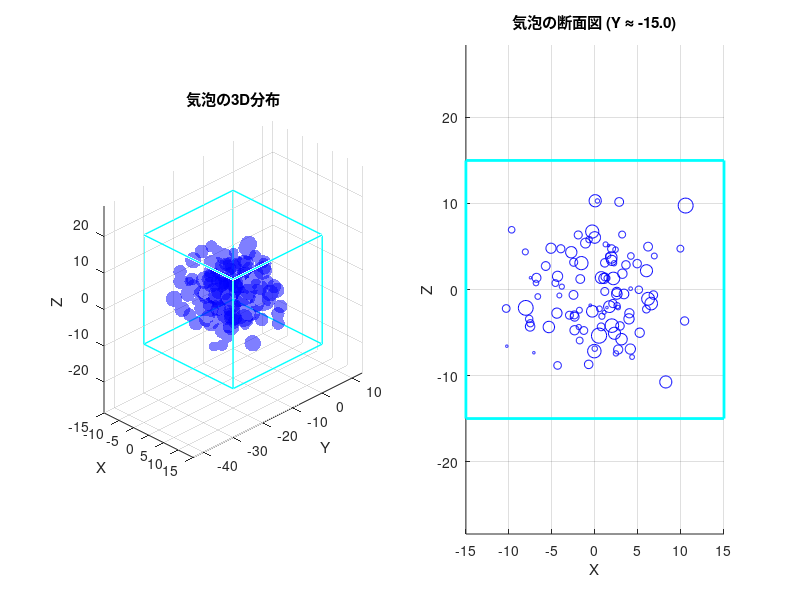

Write the MATLAB code that produced this figure.
%% generate_bubbles_mesh.m
%% 論文 "Realistic Rendering of Ice and Crack Propagations" に基づく気泡生成スクリプト
%% メッシュのバウンディングボックスに合わせて気泡を生成
%%
%% 使用方法:
%% 1. bbox_min, bbox_max を ice.obj のバウンディングボックスに設定
%% 2. このスクリプトをMATLABで実行
%% 3. 生成されたCSVファイルをC++プログラムで読み込む

clear; clc; close all;

%% ============================================
%% パラメータ設定
%% ============================================

% メッシュのバウンディングボックス（C++プログラムの出力を参照）
% スケーリング後の値を使用すること
% 例: ice.obj を scale=10 で読み込んだ場合のバウンディングボックス
bbox_min = [-15, -30, -15];  % 最小座標
bbox_max = [15, 0, 15];      % 最大座標

% バウンディングボックスの中心とサイズ
bbox_center = (bbox_min + bbox_max) / 2;
bbox_size = bbox_max - bbox_min;
min_dim = min(bbox_size);

% 表面からのマージン（気泡が表面に接しないように）
margin_ratio = 0.1;  % バウンディングボックスサイズの10%
margin = margin_ratio * min_dim;

% 分布1: 中心部に集中した高密度の気泡群
num_bubbles_center = 200;            % 中心部の気泡数
pos_std_center = min_dim * 0.15;     % 位置の標準偏差
radius_mean_center = min_dim * 0.015; % 気泡半径の平均
radius_std_center = min_dim * 0.005;  % 気泡半径の標準偏差

% 分布2: 全体に散らばった低密度の気泡群
num_bubbles_spread = 100;            % 散らばった気泡数
pos_std_spread = min_dim * 0.3;      % 位置の標準偏差
radius_mean_spread = min_dim * 0.02;  % 気泡半径の平均
radius_std_spread = min_dim * 0.008;  % 気泡半径の標準偏差

% 気泡半径の制限
min_radius = min_dim * 0.005;
max_radius = min_dim * 0.05;

% 出力ファイル名
output_filename = 'bubbles_mesh.csv';

%% ============================================
%% 気泡生成関数
%% ============================================

function bubbles = generate_bubble_distribution(num_bubbles, bbox_min, bbox_max, ...
                                                 bbox_center, pos_std, ...
                                                 radius_mean, radius_std, ...
                                                 min_radius, max_radius, margin)
    % 正規分布で気泡の位置を生成（中心を原点として）
    positions = randn(num_bubbles, 3) * pos_std;
    positions = positions + bbox_center;
    
    % 正規分布で気泡の半径を生成
    radii = randn(num_bubbles, 1) * radius_std + radius_mean;
    
    % 半径の制限を適用
    radii = max(min(radii, max_radius), min_radius);
    
    % 有効な気泡のみを保持
    valid_bubbles = [];
    
    for i = 1:num_bubbles
        pos = positions(i, :);
        r = radii(i);
        
        % バウンディングボックス内かチェック
        inside = true;
        for j = 1:3
            if pos(j) - r < bbox_min(j) + margin || pos(j) + r > bbox_max(j) - margin
                inside = false;
                break;
            end
        end
        
        if inside
            valid_bubbles = [valid_bubbles; pos, r];
        end
    end
    
    bubbles = valid_bubbles;
end

%% ============================================
%% 気泡の生成
%% ============================================

fprintf('=== 気泡生成開始 ===\n');
fprintf('バウンディングボックス:\n');
fprintf('  Min: [%.2f, %.2f, %.2f]\n', bbox_min(1), bbox_min(2), bbox_min(3));
fprintf('  Max: [%.2f, %.2f, %.2f]\n', bbox_max(1), bbox_max(2), bbox_max(3));
fprintf('  Center: [%.2f, %.2f, %.2f]\n', bbox_center(1), bbox_center(2), bbox_center(3));
fprintf('  Size: [%.2f, %.2f, %.2f]\n', bbox_size(1), bbox_size(2), bbox_size(3));

% 分布1: 中心部に集中した気泡
fprintf('\n分布1（中心集中）を生成中...\n');
bubbles_center = generate_bubble_distribution(num_bubbles_center, bbox_min, bbox_max, ...
                                               bbox_center, pos_std_center, ...
                                               radius_mean_center, radius_std_center, ...
                                               min_radius, max_radius, margin);
fprintf('  有効な気泡数: %d / %d\n', size(bubbles_center, 1), num_bubbles_center);

% 分布2: 全体に散らばった気泡
fprintf('分布2（全体分布）を生成中...\n');
bubbles_spread = generate_bubble_distribution(num_bubbles_spread, bbox_min, bbox_max, ...
                                               bbox_center, pos_std_spread, ...
                                               radius_mean_spread, radius_std_spread, ...
                                               min_radius, max_radius, margin);
fprintf('  有効な気泡数: %d / %d\n', size(bubbles_spread, 1), num_bubbles_spread);

% 気泡を結合
all_bubbles = [bubbles_center; bubbles_spread];
fprintf('\n合計気泡数: %d\n', size(all_bubbles, 1));

% 統計情報を表示
if ~isempty(all_bubbles)
    fprintf('\n=== 気泡半径の統計 ===\n');
    fprintf('最小半径: %.4f\n', min(all_bubbles(:, 4)));
    fprintf('最大半径: %.4f\n', max(all_bubbles(:, 4)));
    fprintf('平均半径: %.4f\n', mean(all_bubbles(:, 4)));
end

%% ============================================
%% CSVファイルに出力
%% ============================================

fprintf('\nCSVファイルに出力中: %s\n', output_filename);

% ヘッダーコメントを含むファイルを作成
fid = fopen(output_filename, 'w');
fprintf(fid, '# Bubble data generated by generate_bubbles_mesh.m\n');
fprintf(fid, '# Format: x, y, z, radius\n');
fprintf(fid, '# Bounding box min: [%.4f, %.4f, %.4f]\n', bbox_min(1), bbox_min(2), bbox_min(3));
fprintf(fid, '# Bounding box max: [%.4f, %.4f, %.4f]\n', bbox_max(1), bbox_max(2), bbox_max(3));
fprintf(fid, '# Total bubbles: %d\n', size(all_bubbles, 1));
fclose(fid);

% データを追加
if ~isempty(all_bubbles)
    dlmwrite(output_filename, all_bubbles, '-append', 'precision', '%.6f');
end

fprintf('=== 気泡生成完了 ===\n');

%% ============================================
%% 可視化
%% ============================================

if ~isempty(all_bubbles)
    figure('Name', '気泡分布の可視化');

    % 3Dプロット
    subplot(1, 2, 1);
    hold on;

    % バウンディングボックスの描画
    vertices = [
        bbox_min(1), bbox_min(2), bbox_min(3);
        bbox_max(1), bbox_min(2), bbox_min(3);
        bbox_max(1), bbox_max(2), bbox_min(3);
        bbox_min(1), bbox_max(2), bbox_min(3);
        bbox_min(1), bbox_min(2), bbox_max(3);
        bbox_max(1), bbox_min(2), bbox_max(3);
        bbox_max(1), bbox_max(2), bbox_max(3);
        bbox_min(1), bbox_max(2), bbox_max(3);
    ];
    edges = [1 2; 2 3; 3 4; 4 1; 5 6; 6 7; 7 8; 8 5; 1 5; 2 6; 3 7; 4 8];
    for i = 1:size(edges, 1)
        plot3([vertices(edges(i,1),1), vertices(edges(i,2),1)], ...
              [vertices(edges(i,1),2), vertices(edges(i,2),2)], ...
              [vertices(edges(i,1),3), vertices(edges(i,2),3)], 'c-', 'LineWidth', 1);
    end

    % 気泡をプロット
    scatter3(all_bubbles(:,1), all_bubbles(:,2), all_bubbles(:,3), ...
             all_bubbles(:,4)*200, 'b', 'filled', 'MarkerFaceAlpha', 0.5);

    xlabel('X'); ylabel('Y'); zlabel('Z');
    title('気泡の3D分布');
    axis equal;
    grid on;
    view(45, 30);

    % XZ平面の断面図（Y = center付近）
    subplot(1, 2, 2);
    hold on;

    % Y座標が中心付近の気泡のみをプロット
    y_center = bbox_center(2);
    y_tolerance = bbox_size(2) * 0.1;
    y_slice = abs(all_bubbles(:,2) - y_center) < y_tolerance;
    slice_bubbles = all_bubbles(y_slice, :);

    % バウンディングボックスの輪郭
    plot([bbox_min(1), bbox_max(1), bbox_max(1), bbox_min(1), bbox_min(1)], ...
         [bbox_min(3), bbox_min(3), bbox_max(3), bbox_max(3), bbox_min(3)], 'c-', 'LineWidth', 2);

    % 気泡を円でプロット
    for i = 1:size(slice_bubbles, 1)
        pos = [slice_bubbles(i, 1), slice_bubbles(i, 3)];
        r = slice_bubbles(i, 4);
        theta = linspace(0, 2*pi, 30);
        plot(pos(1) + r*cos(theta), pos(2) + r*sin(theta), 'b-', 'LineWidth', 0.5);
    end

    xlabel('X'); ylabel('Z');
    title(sprintf('気泡の断面図 (Y ≈ %.1f)', y_center));
    axis equal;
    grid on;

    fprintf('\n可視化完了。ウィンドウを確認してください。\n');
end
